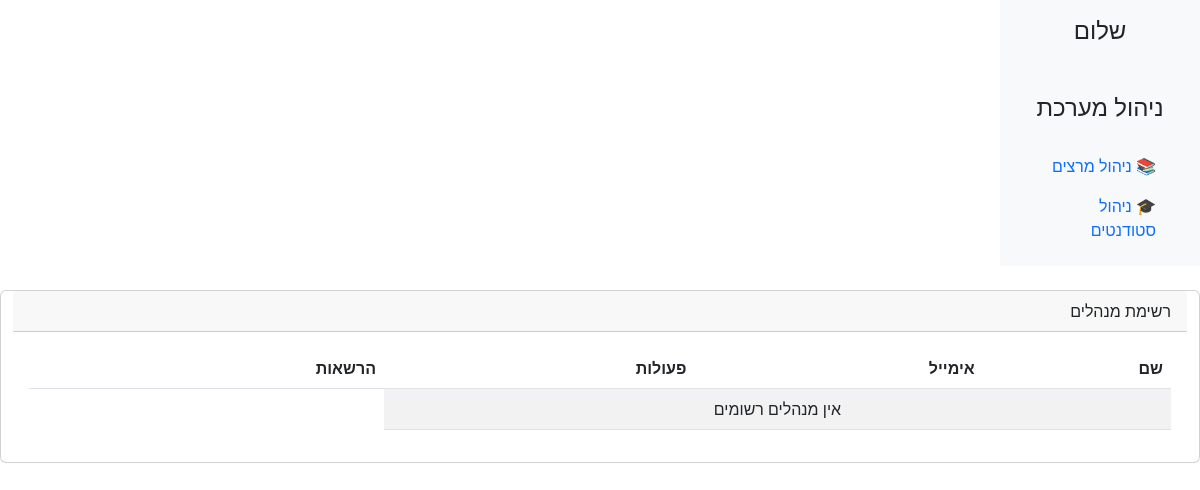
The page /admin_page_admins_section/ on the database as committed earlier.
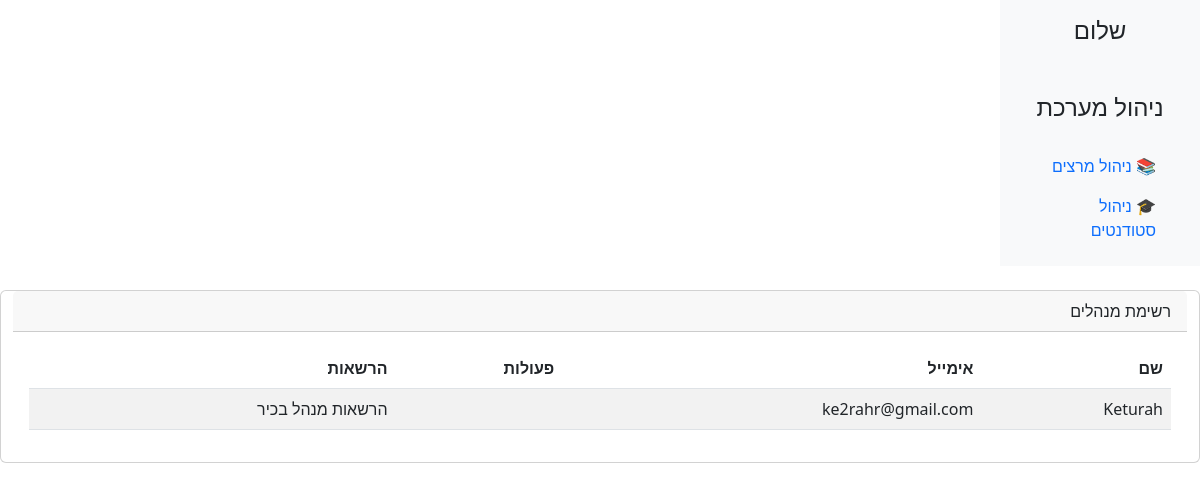
The same page on the database as committed later.
### App_SetUp/models.py (models this page shows)
class User(AbstractUser):
    is_admin= models.BooleanField('Is admin', default=False)
    is_student = models.BooleanField('Is student', default=False)
    is_lecturer = models.BooleanField('Is lecturer', default=False)

### App_SetUp/views.py (the view)
# urls.py: path('admin_page_admins_section/', views.manage_admins, name='manage_admins'),
def manage_admins(request):
    active_admins = User.objects.filter(is_admin=True, is_active=True)
    context = {
             "active_admins": active_admins
    }
    return render(request, "admin_page_admins_section.html", context)

### App_SetUp/templates/admin_page_admins_section.html (shortened to what this page needs)
<!DOCTYPE html>
<html lang="he" dir="rtl">
<head>
    <link href="https://cdn.jsdelivr.net/npm/bootstrap@5.3.0/dist/css/bootstrap.min.css" rel="stylesheet">
</head>
<body>
<div class="container-fluid">
    <div class="row">
        <nav class="col-md-2 d-none d-md-block bg-light sidebar">
            <div class="position-sticky">
                <h4 class="text-center mt-3">שלום {{ request.user.username }}</h4>
                <br>
                <h4 class="text-center mt-3">ניהול מערכת</h4>
                <ul class="nav flex-column p-3">
                    <li class="nav-item"><a class="nav-link active" href="{% url 'manage_lecturers' %}">📚 ניהול מרצים</a></li>
                    <li class="nav-item"><a class="nav-link" href="{% url 'manage_students' %}">🎓 ניהול סטודנטים</a></li>
                </ul>
            </div>
        </nav>
            <div class="card my-4">
                <div class="card-header">רשימת מנהלים</div>
                <div class="card-body">
                    <table class="table table-striped">
                        <thead>
                            <tr>
                                <th>שם</th>
                                <th>אימייל</th>
                                <th>פעולות</th>
                                <th>הרשאות</th>
                            </tr>
                        </thead>
                        <tbody>
                            {% for admin in active_admins%}
                            <tr>
                                <td>{{ admin.username }}</td>
                                <td>{{ admin.email }}</td>
                                {%if admin.is_superuser%}
                                <td>   </td>
                                <td>  הרשאות מנהל בכיר    </td>
                                {%endif%}
                            </tr>
                            {% empty %}
                            <tr><td colspan="3" class="text-center">אין מנהלים רשומים</td></tr>
                            {% endfor %}
                        </tbody>
                    </table>
                </div>
            </div>
       </div>
</div>
</body>
</html>

Rows that differ between the two databases and show on the page:
now on this page (row edited): User: username "Keturah", email "ke2rahr@gmail.com", is_superuser True (drawn)
Other text that changed with them:
text no longer shown: "אין מנהלים רשומים"
